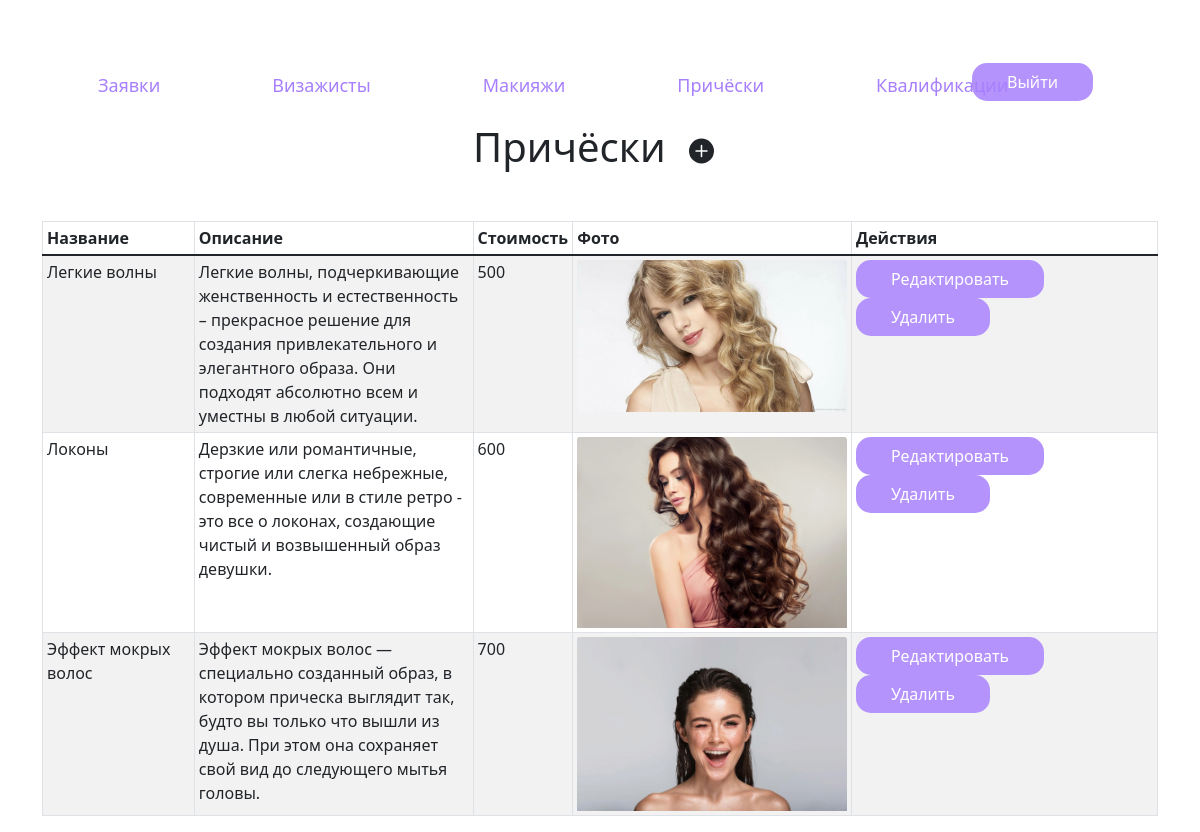
Before: /admin_pricheski/ (signed in) with the older database file.
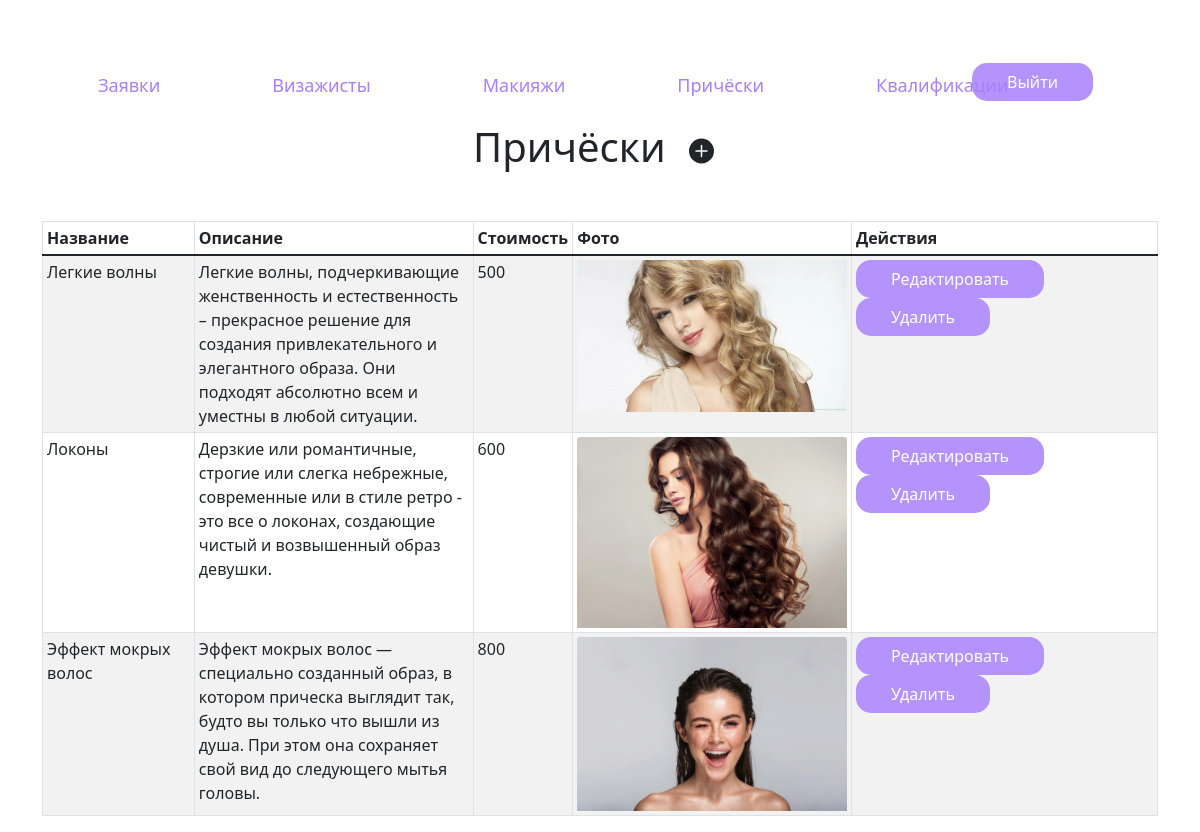
After: the same page with the newer database file.
### content/models.py (models this page shows, shortened)
class Pricheski(models.Model):
    name = models.CharField(max_length=20, verbose_name="Название")
    opisanie = models.TextField(verbose_name="Описание")
    stoimost = models.IntegerField(verbose_name="Стоимость")
    foto = models.ImageField(upload_to='pricheski/')

### content/views.py (the view)
# urls.py: path('admin_pricheski/', admin_pricheski, name='admin_pricheski'),
@login_required
def admin_pricheski(request):
    pricheski = Pricheski.objects.all()
    return render(request, 'admin_pricheski.html', {'pricheski': pricheski, 'title': "Панель управления"})

### templates/admin_pricheski.html
{% extends 'admin_base.html' %}
{% load static %}
{% block content %}
        <h1 class="text-center">Причёски <a class="btn" href="{% url 'add_pricheski' %}"><svg xmlns="http://www.w3.org/2000/svg" width="25" height="30" fill="currentColor" class="bi bi-plus-circle-fill" viewBox="0 0 16 16">
  <path d="M16 8A8 8 0 1 1 0 8a8 8 0 0 1 16 0zM8.5 4.5a.5.5 0 0 0-1 0v3h-3a.5.5 0 0 0 0 1h3v3a.5.5 0 0 0 1 0v-3h3a.5.5 0 0 0 0-1h-3v-3z"/>
</svg></a></h1>
    <div class="row mt-5">
        <div class="col">
        <table class="table table-sm table-bordered table-striped">
            <thead>
                <tr>
                    <th scope="col">Название</th>
                    <th scope="col">Описание</th>
                    <th scope="col">Стоимость</th>
                    <th scope="col">Фото</th>
                    <th scope="col">Действия</th>
                </tr>
            </thead>
            <tbody>
            {% for i in pricheski%}
            <tr>
                <td>{{i.name}}</td>
                <td class="w-25">{{i.opisanie}}</td>
                <td>{{i.stoimost}}</td>
                <td class="w-25"><img src="{{ i.foto.url }}" class="card-img-top" alt="..."></td>
                <td><a class="btn buttons" href="{% url 'update_pricheski' i.id %}">Редактировать</a> <a class="btn buttons" href="{% url 'delete_pricheski' i.id %}">Удалить</a></td>
            </tr>
            {% endfor %}
        </tbody>
    </table>
        </div>
    </div>
{% endblock %}

Changed rows visible on the page:
changed Pricheski "Эффект мокрых волос": stoimost "700" → "800"
